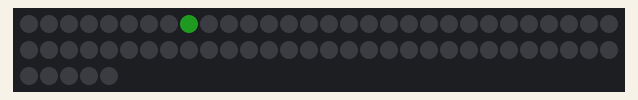
Bench run of a program on a simulated Raspberry Pi Pico running MicroPython. On the bench: 65 RGB LEDs in strip order, left to right, continuing on the next row. Dim RGB values are drawn brighter than linear; random numbers come from a fixed seed.

Above: at 0.05 s.
At 4.96 s:
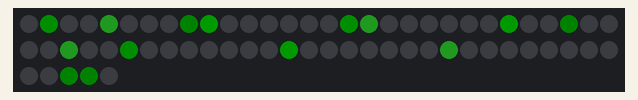
At 9.97 s:
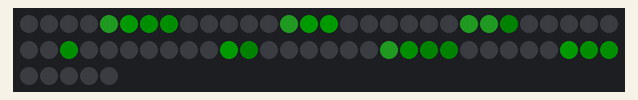
At 19.9 s:
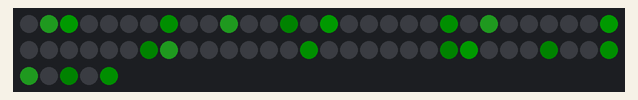
At 29.84 s:
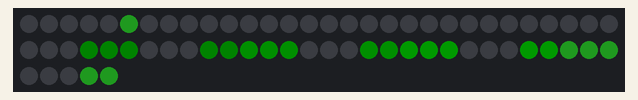
At 39.76 s:
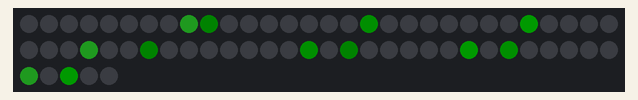

The program:

Matrix_Rain_Neopixel_8x8.py
```python
import machine
import neopixel
import time
import random

# --- CONFIGURATION MATÉRIELLE & PARAMÈTRES ---
PIN_NEOPIXEL = 23
NB_COLS = 8
NB_ROWS = 8
# 1 pixel PCB + 64 pixels matrice = 65 pixels au total
TOTAL_PIXELS = 1 + (NB_COLS * NB_ROWS)

# Niveau de luminosité globale (0.0 à 1.0)
BRIGHTNESS = 0.1

# Initialisation du ruban NeoPixel
np = neopixel.NeoPixel(machine.Pin(PIN_NEOPIXEL), TOTAL_PIXELS)

# --- STRUCTURE DES GOUTTES (MATRIX) ---
# Correction de la syntaxe d'initialisation de la liste pour MicroPython
drops = [0] * NB_COLS
speeds = [random.randint(1, 3) for _ in range(NB_COLS)]

def init_drops():
    """Initialise les positions de départ des gouttes au-dessus de l'écran"""
    for i in range(NB_COLS):
        drops[i] = random.randint(-4, 0)

def set_matrix_pixel(x, y, color):
    """
    Allume un pixel de la matrice 8x8 en sautant le pixel 0 (DEL PCB)
    et applique le coefficient de luminosité globale.
    """
    if 0 <= x < NB_COLS and 0 <= y < NB_ROWS:
        # Calcul de l'index : +1 pour ignorer la DEL du PCB à l'index 0
        pixel_index = 1 + (y * NB_COLS + x)

        # Application de la luminosité (conversion en entier obligatoire)
        r = int(color[0] * BRIGHTNESS)
        g = int(color[1] * BRIGHTNESS)
        b = int(color[2] * BRIGHTNESS)

        np[pixel_index] = (r, g, b)

def update_matrix():
    """Calcule l'effet de pluie Matrix et met à jour l'affichage"""
    # Assurer que la DEL du PCB reste éteinte (Sécurité)
    np[0] = (0, 0, 0)

    # Nettoyer le reste de la matrice
    for i in range(1, TOTAL_PIXELS):
        np[i] = (0, 0, 0)

    for x in range(NB_COLS):
        head_y = int(drops[x])

        # Dessine le corps de la goutte avec un dégradé de vert vers le haut
        for length in range(4):
            current_y = head_y - length
            if 0 <= current_y < NB_ROWS:
                if length == 0:
                    # Tête de la goutte (Vert vif/blanc)
                    color = (50, 250, 50)
                elif length == 1:
                    # Corps brillant
                    color = (0, 255, 0)
                elif length == 2:
                    # Corps moyen
                    color = (0, 140, 0)
                else:
                    # Traîne sombre
                    color = (0, 60, 0)

                set_matrix_pixel(x, current_y, color)

        # Fait descendre la goutte
        drops[x] += speeds[x] * 0.4

        # Réinitialisation si la traîne sort de l'écran
        if drops[x] - 4 >= NB_ROWS:
            drops[x] = random.randint(-3, 0)
            speeds[x] = random.randint(1, 3)

    # Envoi des données aux NeoPixels
    np.write()

# --- BOUCLE PRINCIPALE ---
init_drops()

while True:
    update_matrix()
    time.sleep_ms(90) # Ajuste la fluidité de l'animation
```
